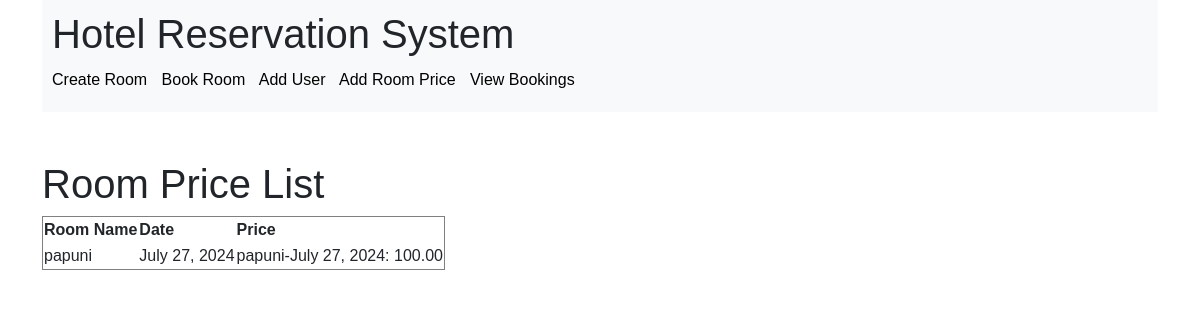
/room_prices/, run on the app's committed database.
### hotel/reservation/models.py (models this page shows, shortened)
class PriceList(models.Model):
    room = models.ForeignKey(Room, on_delete=models.CASCADE)
    date = models.DateField()
    price = models.DecimalField(max_digits=10, decimal_places=2)

class Room(models.Model):
    name = models.CharField(max_length=100)
    default_price = models.DecimalField(max_digits=10, decimal_places=2)

### hotel/reservation/views.py (the view)
# urls.py: path('room_prices/', views.list_room_prices, name='room_price_list'),
def list_room_prices(request):
    prices = PriceList.objects.all()
    return render(request, 'templates/room_price_list.html', {'prices': prices})

### hotel/templates/room_price_list.html
<!doctype html>
{% extends 'base1.html' %}
{% block content %}
<br><br>
    <h1>Room Price List</h1>
    <table border="1">
        <thead>
            <tr>
                <th>Room Name</th>
                <th>Date</th>
                <th>Price</th>
            </tr>
        </thead>
        <tbody>
            {% for price in prices %}
            <tr>
                <td>{{ price.room.name }}</td>
                <td>{{ price.date }}</td>
                <td>{{ price.room.name }}-{{ price.date }}: {{ price.price }}</td>
            </tr>
            {% endfor %}
        </tbody>
    </table>
{% endblock %}

### hotel/templates/base1.html (style rules this page uses)
body { font-family: Arial, sans-serif; }

### data on the page
PriceList: room.name "papuni", date "July 27, 2024", price "100.00"
